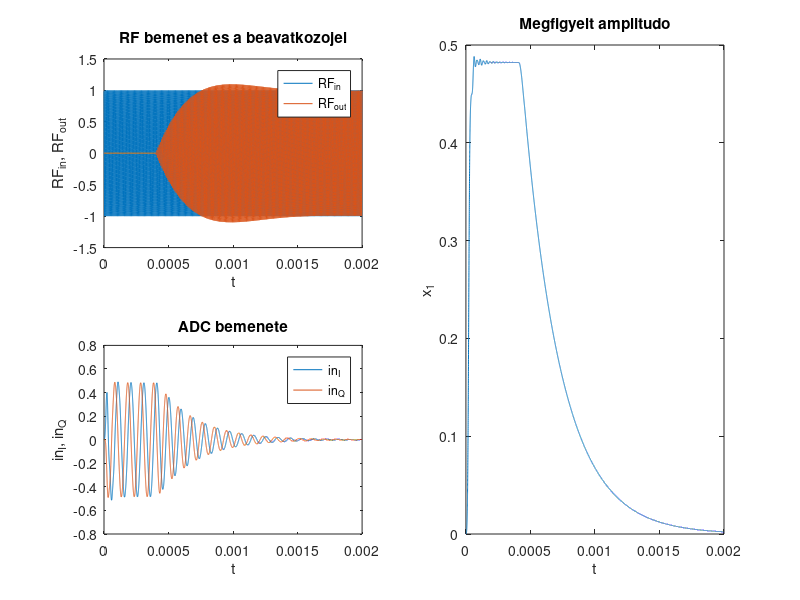

Source code (MATLAB):
clear all;
clc;

%% PARAMETEREK
fs=10e6;                  %mintaveteli frekvencia a szimulaciohoz
f_rf=110e3;               %bemeno RF jel frekvenciaja
p_rf=rand*2*pi;           %bemeno RF jel kezdofazisa
f_lo=100e3;               %lokaljelek frekvenciaja
T=2e-3;                   %szimulacios ido
alpha=1e-2;               %megfigyelo batorsagi tenyezoje
beta=1e-3;                %szabalyzo batorsagi tenyezoje (a valosagban kompenzalando az identifikalt atvitellel)
[B,A]=ellip(6,1,60,0.01); %ADC alulatereszto szuroje
%[H,W]=freqz(B,A,10000); plot(W/2/pi*fs,20*log10(abs(H)));

%% JELEK GENERALASA
t=0:1/fs:T;
rf_in=sin(2*pi*f_rf*t+p_rf); %RF bemenet
lo_i=cos(2*pi*f_lo*t);       %I lokaljel
lo_q=sin(2*pi*f_lo*t);       %Q lokaljel
in_i=zeros(1,length(t));     %DSP egyik bemeno jele (rekurzivan all elo)
in_q=zeros(1,length(t));     %DSP masik bemeno jele (rekurzivan all elo)

%% A KOMPLEX JEL NULLARA SZABALYZASA (a valosagban ez persze nem 10 MHz mintaveteli frekvenciaval tortenik)
rf_out=size(t);
buf1=zeros(2,length(B));
buf2=zeros(2,length(A)-1);
r=0;
x=0;
p=0;
e=0;
xSave=zeros(size(t));
eSave=zeros(size(t));
for ii=1:length(t)
    rf_out(ii)=real(r)*lo_i(ii)-imag(r)*lo_q(ii);
    %DSP bemeno jeleinek eloallitasa (a valosagban ez "megtortenik", nem kell szamitani)
    buf1=[(rf_in(ii)-rf_out(ii)).*lo_i(ii) buf1(1,1:end-1) ; (rf_in(ii)-rf_out(ii)).*lo_q(ii) buf1(2,1:end-1)];
    in_i(ii)=1/A(1)*(B*buf1(1,:)'-A(2:end)*buf2(1,:)');
    in_q(ii)=1/A(1)*(B*buf1(2,:)'-A(2:end)*buf2(2,:)');
    buf2=[in_i(ii) buf2(1,1:end-1) ; in_q(ii) buf2(2,1:end-1)];
    %megfigyelo es szabalyzo
    in_cpx=in_i(ii)-1j*in_q(ii);
    c=exp(1j*2*pi*(f_rf-f_lo)/fs*(ii-1));
    y=c*x;
    r=c*p;
    xSave(ii)=x;
    eSave(ii)=e;
    e=in_cpx-y;
    x=x+alpha*e*c';
    if(t(ii)>4e-4); p=p+beta.*x; end; %400 us utan kapcsoljuk be a szabalyzot
end

%% ABRAZOLAS
figure(1);
subplot(221);
plot(t,rf_in,t,rf_out);
title('RF bemenet es a beavatkozojel');
legend('RF_{in}','RF_{out}');
xlabel('t');
ylabel('RF_{in}, RF_{out}');
subplot(223);
plot(t,in_i,t,in_q);
title('ADC bemenete');
legend('in_I','in_Q');
xlabel('t');
ylabel('in_I, in_Q');
subplot(122);
plot(t,abs(xSave));
title('Megfigyelt amplitudo');
xlabel('t');
ylabel('x_1');
